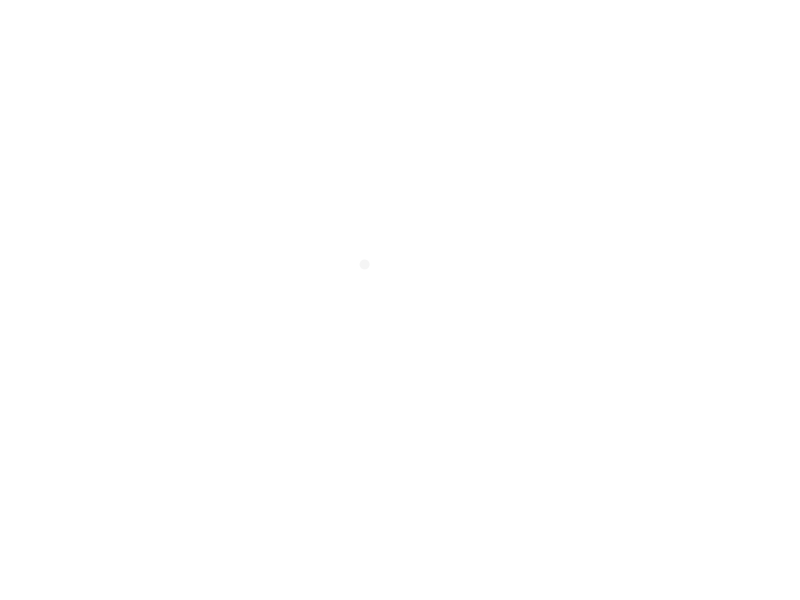
Frame 1 (no input)
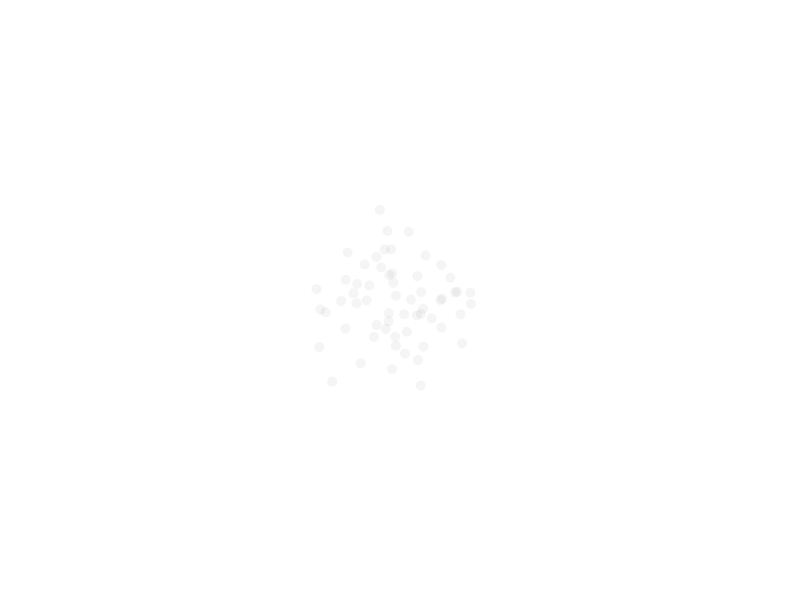
Frame 60 (the mouse pressed at the canvas centre just before this capture)
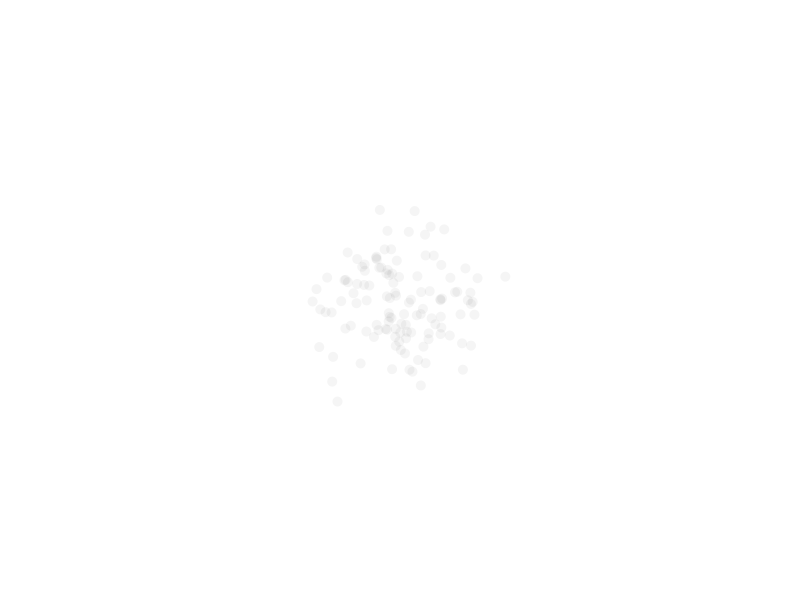
Frame 120 (the mouse held since frame 60 and released just before this capture)

The Processing sketch that drew these frames (run headless with seeded random() and noise(); from frame 60 on, the mouse is pressed at the canvas centre):

// Processing sketch: RandomGaussian
// ── RandomGaussian.pde
import java.util.Random;

Walker[] w = new Walker[1];

void setup() {
  frameRate(60);
  background(255);
  size(800, 600);
  for (int i = 0; i<w.length; i++) {
    w[i] = new Walker();
  }
}

void draw() {
  fill(255,255,255,10);
  //rect(0,0,800,600);
  for (int i = 0; i<w.length; i++) {
    w[i].spawn();
    w[i].render();
  }
}

// ── Dot.pde
class Walker {
  Random gen = new Random();
  float x, y, alpha;

  Walker() {
    this.x = width/2;
    this.y = height/2;
  }

  void render() {
    noStroke();
    fill(0, 0, 0, 10);
    ellipse(x, y, 10, 10);
  }

  void spawn() {
    float h = (float) gen.nextGaussian();
    float f = (float) gen.nextGaussian();
    f = f * 40;
    h = h * 40;
    x = width/2 + h;
    y = height/2 + f;
  }

}
